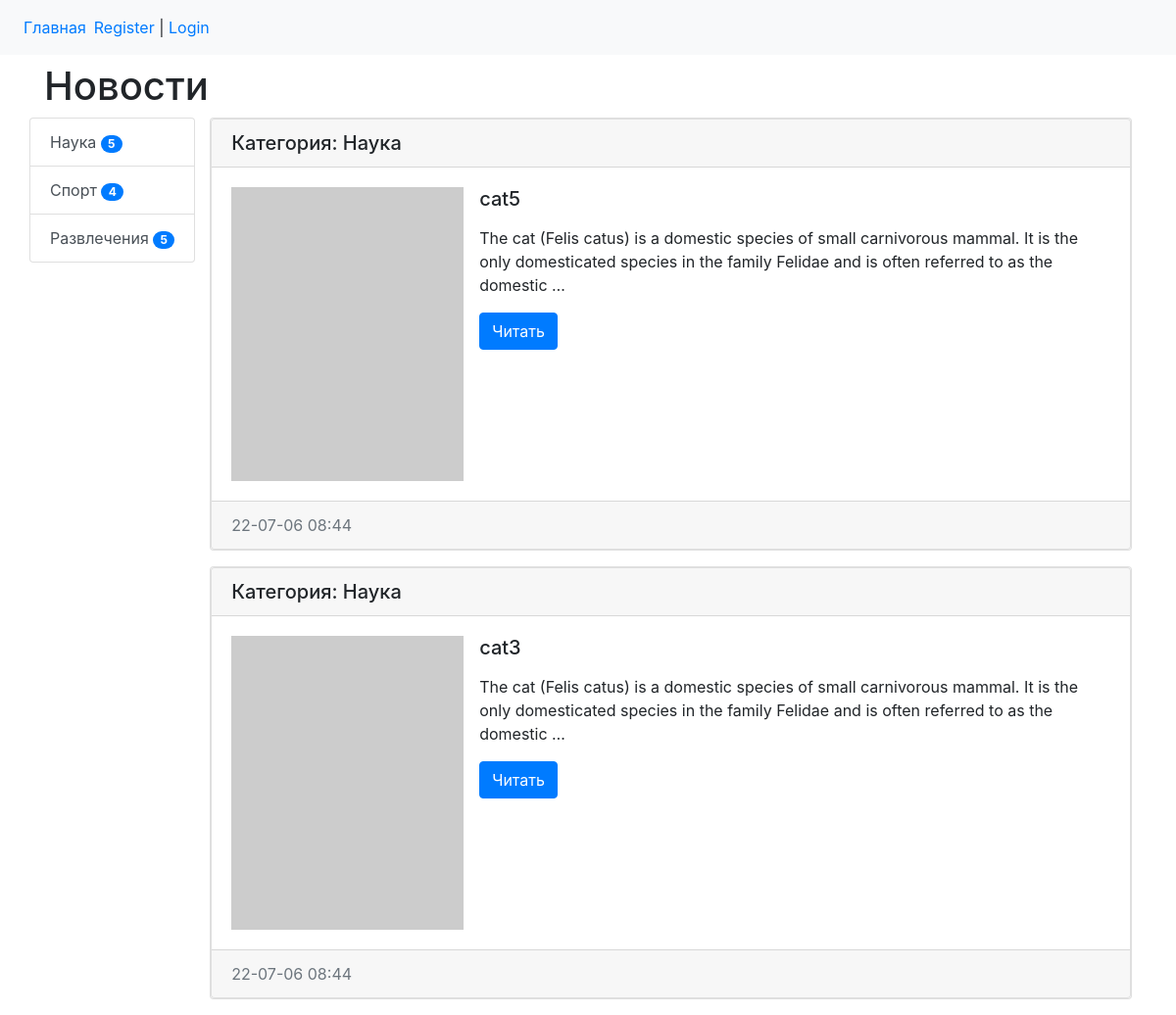
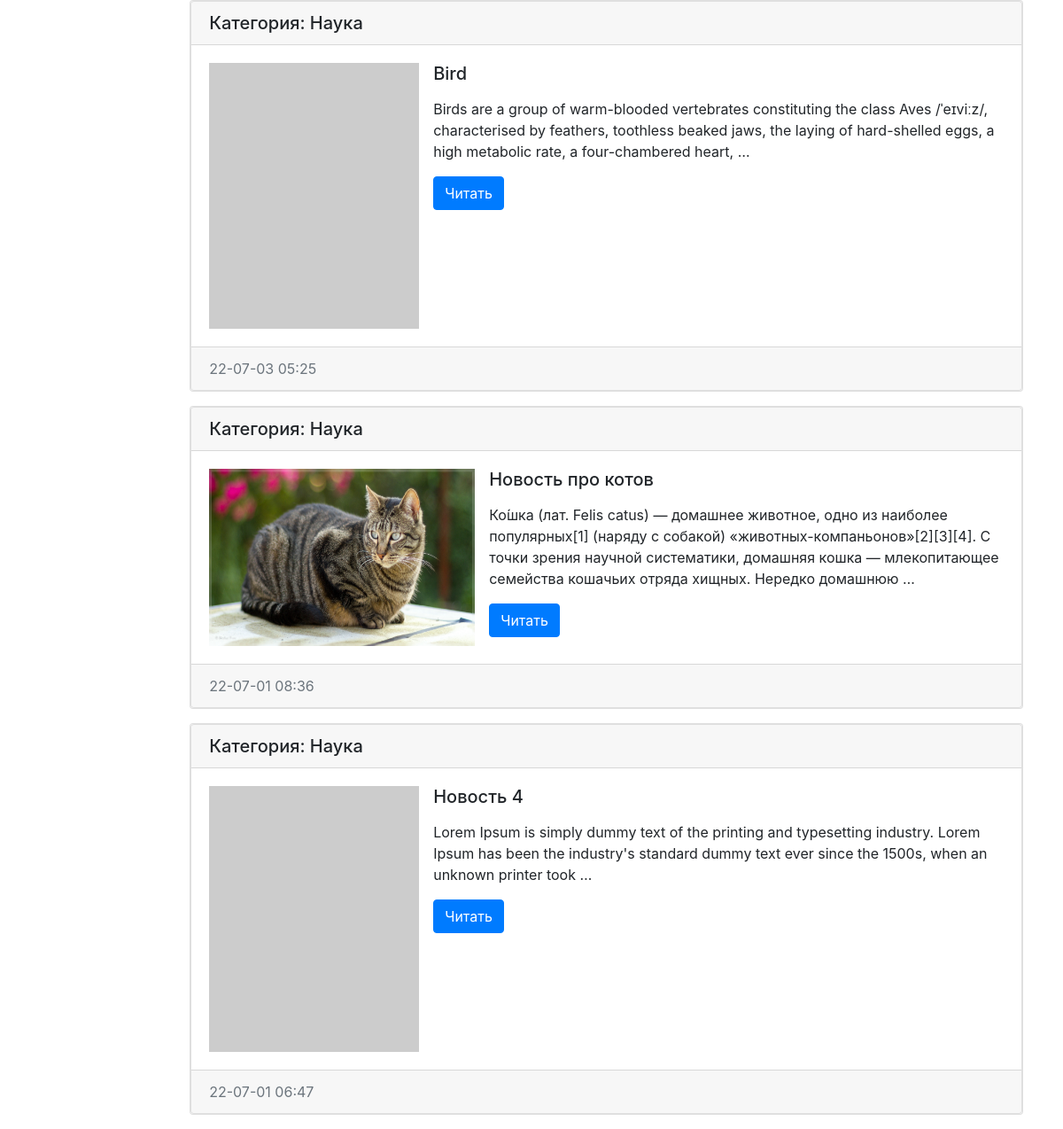
Page /category/1/ on the committed database (2 pictures, top to bottom).
### news/models.py (models this page shows, shortened)
class Category(models.Model):
    title = models.CharField(max_length=150, verbose_name="Катеория", db_index=True)
    def get_absolute_url(self):
        return reverse('category', kwargs={'category_id': self.pk})
    class Meta:
        verbose_name = 'Категория'
        verbose_name_plural = 'Категории'
        ordering = ['title']

class News(models.Model):
    title = models.CharField(max_length=200, verbose_name='Название')
    content = models.TextField(verbose_name='Текст')
    created_at = models.DateTimeField(auto_now_add=True, verbose_name='Созданно')
    updated_at = models.DateTimeField(auto_now=True, verbose_name='Обновленно')
    photo = models.ImageField(upload_to='photos/%Y%m/%d/', verbose_name='Фото', blank=True)
    is_published = models.BooleanField(default=False, verbose_name='Опубликовано')
    category = models.ForeignKey('Category', on_delete=models.PROTECT, verbose_name='Категория')
    views = models.IntegerField(default=0)
    def get_absolute_url(self):
        return reverse('view_news', kwargs={'pk': self.pk})
    class Meta:
        verbose_name = 'Новость'
        verbose_name_plural = 'Новости'
        ordering = ['-created_at']

### news/views.py (the view)
# urls.py: path('category/<int:category_id>/', CategoryHome.as_view(), name='category'),
class CategoryHome(MyMixin, ListView):
    model = News
    template_name = 'news/category.html'
    context_object_name = 'news'
    allow_empty = False #запрещяем показ категорий, которых нет
    paginate_by = 5
    def get_context_data(self, *, object_list=None, **kwargs):
        context = super().get_context_data(**kwargs)
        context['title'] = Category.objects.get(pk=self.kwargs['category_id'])
        return context
    def get_queryset(self):
        return News.objects.filter(category_id=self.kwargs['category_id'], is_published=True).select_related('category')

### news/templatetags/news_tags.py (called while the page is built)
@register.simple_tag()
def get_categories():
    return Category.objects.annotate(cnt=Count('news')).filter(cnt__gt=0)

### news/templates/news/category.html (shortened to what this page needs)
{% extends "base.html" %}
{% load news_tags %}
{% block sidebar %}
   {% get_categories as categories %}
<div class="list-group">
        {% for item in categories %}
       <a href= "{{ item.get_absolute_url }}" class="list-group-item list-group-item-action">{{item.title}}
       <span class="badge badge-primary badge-pill">{{item.cnt}}</span></a>
         {% endfor %}
       </div>
{% endblock %}
{% block content %}
    {% for item in news %}
    <div class="card mb-3">
    <div class="card">
      <h5 class="card-header">
        Категория: {{item.category.title}}
      </h5>
      <div class="card-body">
        <div class="media">
          {% if item.photo %}
          <img src="{{ item.photo.url }}" alt="" width="300" height="200" class="mr-3">
          {% else %}
          <img src="https://picsum.photos/id/237/300/200" alt="" class="mr-3">
          {%endif%}
          <div class="media-body">
            <h5 class="card-title">{{item.title}}</h5>
         <p class="card-text">{{item.content|safe|truncatewords:"30"|linebreaks}}</p>
        <a href="{{ item.get_absolute_url }}" class="btn btn-primary">Читать</a>
          </div>
        </div>
      </div>
      <div class="card-footer text-muted">
            {{item.created_at|date:"y-m-d H:i"}}
      </div>
    </div>
    </div>
    {% endfor %}
      </div>
{% endblock %}

### newsite/static/css/style.css (style rules this page uses)
body { background-color: #fff; }

### rows in the picture
Category: title "Наука", cnt "5"
Category: title "Спорт", cnt "4"
Category: title "Развлечения", cnt "5"
News: category "Наука", title "cat5", content "The cat (Felis catus) is a domestic species of small carnivorous mammal. It is the only domesticated species in the family Felidae and is often referred to as the domestic …", created_at "22-07-06 08:44"
News: category "Наука", title "cat3", content "The cat (Felis catus) is a domestic species of small carnivorous mammal. It is the only domesticated species in the family Felidae and is often referred to as the domestic …", created_at "22-07-06 08:44"
News: category "Наука", title "Bird", content "Birds are a group of warm-blooded vertebrates constituting the class Aves /ˈeɪviːz/, characterised by feathers, toothless beaked jaws, the laying of hard-shelled eggs, a high metabolic rate, a four-chambered heart, …", created_at "22-07-03 05:25"
News: category "Наука", photo (picture), title "Новость про котов", content "Ко́шка (лат. Felis catus) — домашнее животное, одно из наиболее популярных[1] (наряду с собакой) «животных-компаньонов»[2][3][4]. С точки зрения научной систематики, домашняя кошка — млекопитающее семейства кошачьих отряда хищных. Нередко домашнюю …", created_at "22-07-01 08:36"
News: category "Наука", title "Новость 4", content "Lorem Ipsum is simply dummy text of the printing and typesetting industry. Lorem Ipsum has been the industry's standard dummy text ever since the 1500s, when an unknown printer took …", created_at "22-07-01 06:47"
